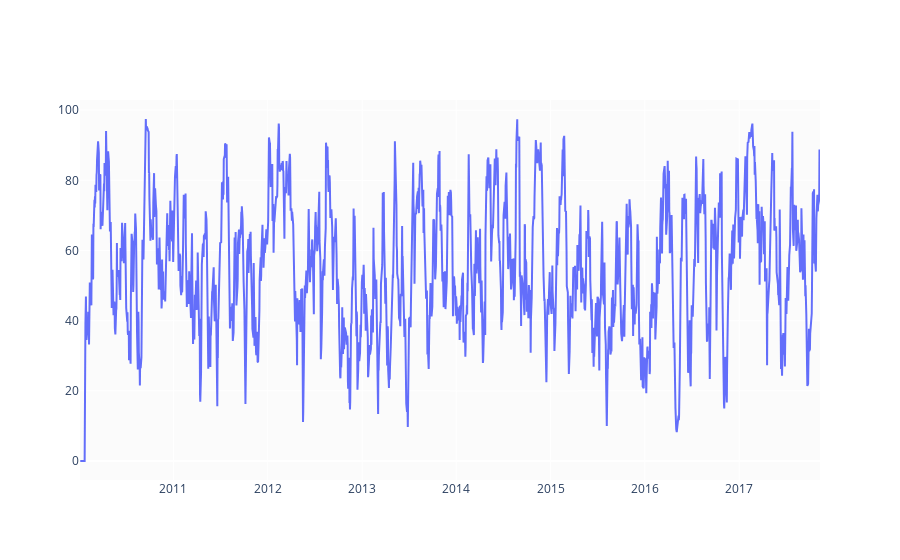

Source (notebook cell):
### Markdown cell above
#### Relative Strength Index

I'll add RSI indicator to predict whether a stock is overbought/oversold.

相对强度指数（Relative Strength Index，简称RSI）是一个动量指标，用于衡量股票或其他资产价格变动的速度和变化，以评估股票是处于超买还是超卖状态。RSI的值范围在0到100之间，通常的阈值为70和30：
- 当RSI值高于70时，股票通常被认为是超买（overbought），这意味着它可能已经上涨得太快，可能会有回调或反转的风险。
- 当RSI值低于30时，股票通常被认为是超卖（oversold），这意味着它可能已经下跌得太快，可能会出现反弹或反转的机会。
以下是RSI的计算步骤：
1. 计算价格上涨日和下跌日的平均收益（平均涨幅和平均跌幅）。
2. 计算RS（Relative Strength），即平均涨幅除以平均跌幅。
3. 使用RS值计算RSI，公式为：RSI = 100 - (100 / (1 + RS))。

### Code cell
def relative_strength_idx(df, n=14):
    close = df['Close']
    delta = close.diff()[1:]
    pricesUp = delta.copy()
    pricesDown = delta.copy()
    pricesUp[pricesUp < 0] = 0
    pricesDown[pricesDown > 0] = 0
    rollUp = pricesUp.rolling(n).mean()
    rollDown = pricesDown.abs().rolling(n).mean()
    rs = rollUp / rollDown
    rsi = 100.0 - (100.0 / (1.0 + rs))
    return rsi


df['RSI'] = relative_strength_idx(df).fillna(0)

fig = go.Figure(go.Scatter(x=df.Date, y=df.RSI, name='RSI'))
fig.show()

### Figure 1 — Plotly figure (JSON) as saved in the notebook; plotly's stock layout.template omitted (floating-point values rounded to 4 significant figures; data arrays with more than 128 entries replaced by an {"elided": "..."} marker saying what was removed)
{"data": [{"name": "RSI", "x": {"elided": "1980 str values"}, "y": {"elided": "1980 float values"}, "type": "scatter"}], "layout": {}}
